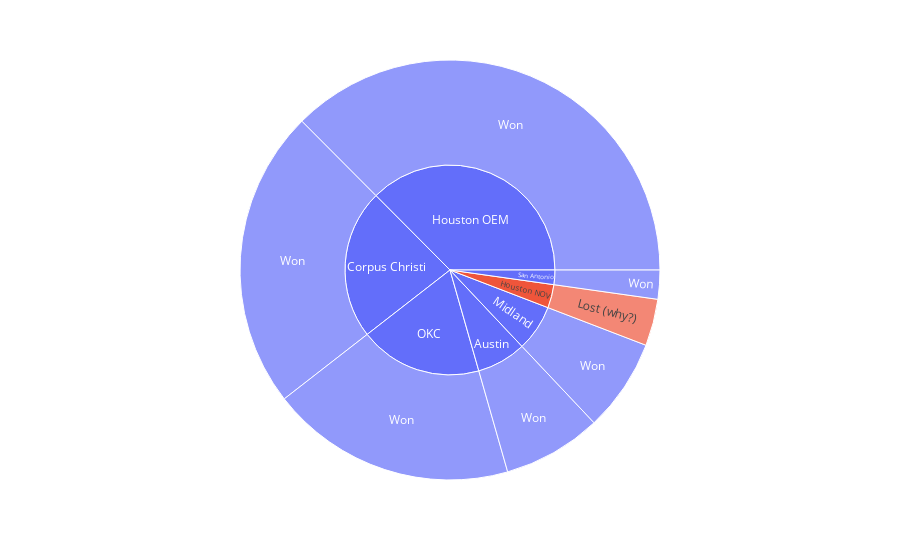

This figure's notebook cell:
### Code cell
import plotly.express as px
dff = df_num[df_num["Stage"].isin(['Won','Lost (why?)'])]
fig = px.sunburst(dff, path=['Branch','Stage'], values='PotentialValue', color='Stage')
fig.show()

### Figure 1 — Plotly figure (JSON) as saved in the notebook; plotly's stock layout.template omitted (floating-point values rounded to 4 significant figures)
{"data": [{"branchvalues": "total", "customdata": [["Won"], ["Lost (why?)"], ["Won"], ["Won"], ["Won"], ["Won"], ["Won"], ["Won"], ["Won"], ["Won"], ["Lost (why?)"], ["Won"], ["Won"], ["Won"]], "domain": {"x": [0, 1], "y": [0, 1]}, "hoverlabel": {"namelength": 0}, "hovertemplate": "Stage=%{customdata[0]}<br>labels=%{label}<br>PotentialValue=%{value}<br>parent=%{parent}<br>id=%{id}", "ids": ["San Antonio", "Houston NOV/Lost (why?)", "Austin/Won", "Corpus Christi/Won", "Houston OEM/Won", "Midland/Won", "OKC/Won", "San Antonio/Won", "Austin", "Corpus Christi", "Houston NOV", "Houston OEM", "Midland", "OKC"], "labels": ["San Antonio", "Lost (why?)", "Won", "Won", "Won", "Won", "Won", "Won", "Austin", "Corpus Christi", "Houston NOV", "Houston OEM", "Midland", "OKC"], "marker": {"colors": ["#636efa", "#EF553B", "#636efa", "#636efa", "#636efa", "#636efa", "#636efa", "#636efa", "#636efa", "#636efa", "#EF553B", "#636efa", "#636efa", "#636efa"]}, "name": "", "parents": ["", "Houston NOV", "Austin", "Corpus Christi", "Houston OEM", "Midland", "OKC", "San Antonio", "", "", "", "", "", ""], "type": "sunburst", "values": [31000, 50000, 105540, 320000, 520067, 99000, 262500, 31000, 105540, 320000, 50000, 520067, 99000, 262500]}], "layout": {"legend": {"tracegroupgap": 0}, "margin": {"t": 60}}}
